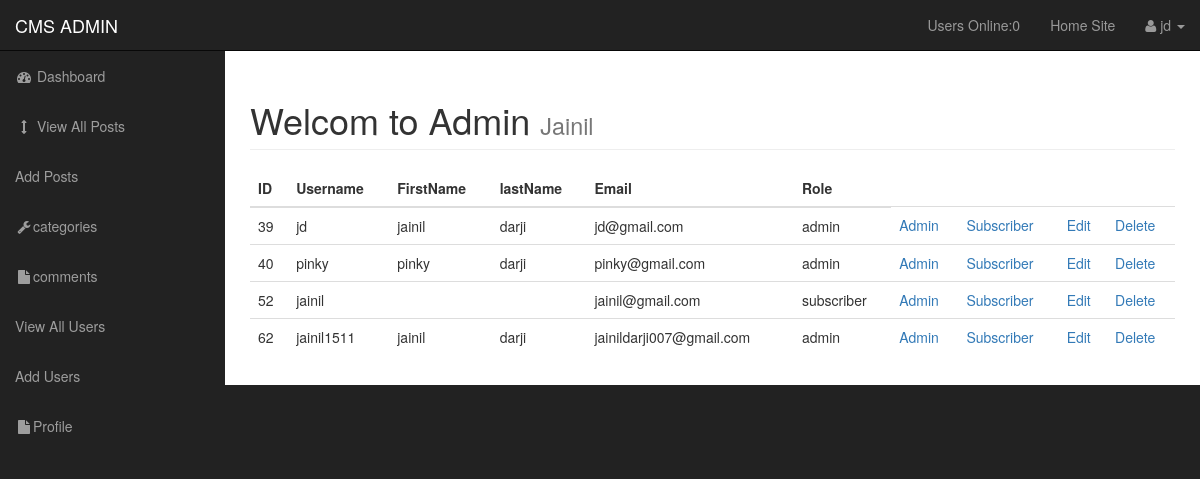
Page /admin/users.php (signed in) on the committed database.
### tables this page shows
CREATE TABLE `users` (
  `user_id` int(3) NOT NULL,
  `username` varchar(255) NOT NULL,
  `user_password` varchar(255) NOT NULL,
  `user_firstname` varchar(255) NOT NULL,
  `user_lastname` varchar(255) NOT NULL,
  `user_email` varchar(255) NOT NULL,
  `user_image` text NOT NULL,
  `user_role` varchar(255) NOT NULL,
  `randsalt` varchar(255) NOT NULL DEFAULT '$2y$10$iusesomecrazystring22'
);

### admin/includes/view_all_users.php (the view, shortened to what this page needs)
<table class="table table-borderd table-hover">
                         <thead>
                             <tr>
                                 <th>ID</th>
                                 <th>Username</th>
                                 <th>FirstName</th>
                                 <th>lastName</th>
                                 <th>Email</th>
                                 <th>Role</th>
                             </tr>
                         </thead>
                             <tbody>
                              <?php
                             $query="SELECT * FROM users";
                             $select_users= mysqli_query($connection,$query);
                             while($row = mysqli_fetch_assoc($select_users))
                             {
                             $user_id =$row['user_id'];
                             $username =$row['username'];
                             $user_firstname=$row['user_firstname'];
                             $user_lastname =$row['user_lastname'];
                             $user_email =$row['user_email'];
                             $user_role =$row['user_role'];
                              echo "<tr>";
                              echo "<td>{$user_id}</td>";
                              echo "<td>{$username}</td>";
                              echo "<td>{$user_firstname}</td>";
                              echo "<td>{$user_lastname}</td>";
                             echo "<td>{$user_email}</td>";
                              echo "<td>{$user_role}</td>";
                               echo "<td><a href='users.php?change_to_admin={$user_id}'>Admin</a></td>";
                                 echo "<td><a href='users.php?change_to_sub={$user_id}'>Subscriber</a></td>";
                                 echo "<td><a href='users.php?source=edit_user&edit_user={$user_id}'>Edit </a></td>";
                                 echo "<td><a href='users.php?delete={$user_id}'>Delete</a></td>";
                                 echo "</tr>";
                                     }
                               ?>
                             </tbody>
          </table>

### admin/css/sb-admin.css (style rules this page uses)
body { margin-top: 100px; background-color: #222; }
@media (min-width:768px) { body { margin-top: 50px; } }

### rows in the picture
users: user_id "39", username "jd", user_firstname "jainil", user_lastname "darji", user_email "jd@gmail.com", user_role "admin"
users: user_id "40", username "pinky", user_firstname "pinky", user_lastname "darji", user_email "pinky@gmail.com", user_role "admin"
users: user_id "52", username "jainil", user_email "jainil@gmail.com", user_role "subscriber"
users: user_id "62", username "jainil1511", user_firstname "jainil", user_lastname "darji", user_email "jainildarji007@gmail.com", user_role "admin"

### other values in the picture
users_online() "0"
$_SESSION['username'] "jd"
